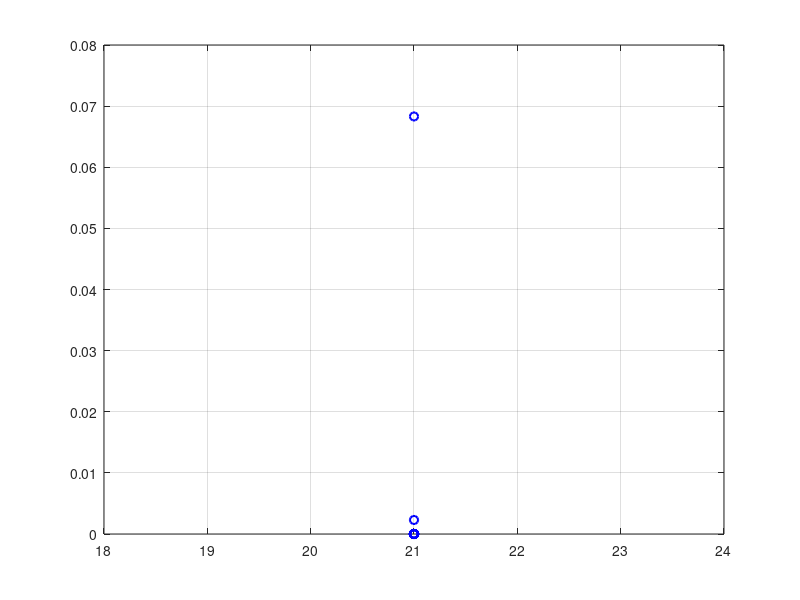

Here is the MATLAB script that generated this plot:
clc
clear all
threshold=1:5:25;
monteCarlo=10;
for th=1:5:25
    count=zeros(1,100);
    for mc=1:monteCarlo
U_x=unifrnd(0,500,1,100);
U_y=unifrnd(0,500,1,100);
Base_x=unifrnd(0,500,1,5);
Base_y=unifrnd(0,500,1,5);

%task2
for d=1:100
   for f=1:5
dist(d,f)=sqrt(Base_x(f)-U_x(d))^2 +(Base_y(f)-U_y(d))^2; %dist is distance matrix
    end
 end
%task 3
n=3.5; 
path_loss=(1./dist).^n;
path_loss=real(path_loss);

%task 4
%Rayleigh Fading Channel
X=1/sqrt(2)*randn(100,5);
Y=1/sqrt(2)*randn(100,5);
R=abs(X+1j*Y);
 
total_power=1*path_loss.*R;
for i = 1:100
Power(i)=sum(total_power(i,:));
end
%task 5
interfance = [];
for i = 1:100
   value(i)= max(total_power(i,:));
  interfance(i)=sum(total_power(i,:))-value(i);
end
%task 6
N=10^(-126/10); %converting N=-96dBm=-126dB into linear
for i = 1:100
   value(i)= max(total_power(i,:));
  interfance(i)=sum(total_power(i,:))-value(i);
  Pr(i)=sum(total_power(i,:));
  SINR(i)=Pr(i)/(interfance(i)+N);
  Rate(i)=log2(1+SINR(i));
  if(Rate(i)<th)
      count(i)=count(i)+1;
end
end
    end

    
        Poutage=count/monteCarlo
        
    
    TotalOutage(th)=prod(Poutage);
    
end

figure(2)
plot(th,TotalOutage,'b-','Marker','o','Linewidth',1.5);

grid on
